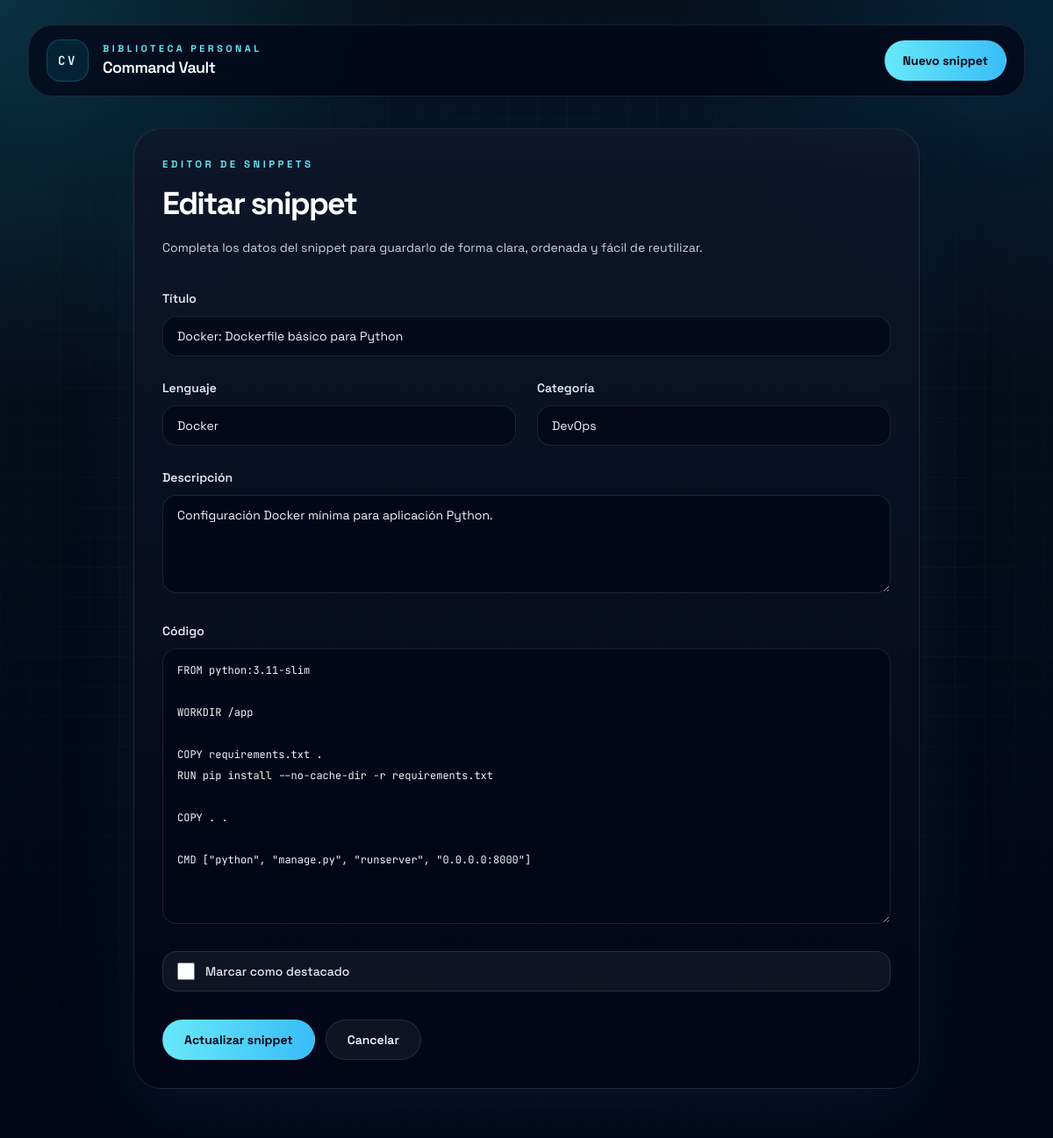
/editar/103/, run on the app's committed database.
### vault/models.py (models this page shows, shortened)
class Snippet(models.Model):
    LENGUAJES = [
        ('python', 'Python'),
        ('javascript', 'JavaScript'),
        ('html', 'HTML'),
        ('css', 'CSS'),
        ('bash', 'Bash'),
        ('sql', 'SQL'),
        ('django', 'Django'),
        ('git', 'Git'),
        ('docker', 'Docker'),
        ('regex', 'Regex'),
        ('json', 'JSON'),
        ('yaml', 'YAML'),
    ]
    CATEGORIAS = [
        ('backend', 'Backend'),
        ('frontend', 'Frontend'),
        ('database', 'Base de datos'),
        ('devops', 'DevOps'),
        ('utils', 'Utilidades'),
    ]
    titulo = models.CharField(max_length=120)
    lenguaje = models.CharField(max_length=20, choices=LENGUAJES)
    categoria = models.CharField(max_length=20, choices=CATEGORIAS)
    descripcion = models.TextField()
    codigo = models.TextField()
    destacado = models.BooleanField(default=False)
    creado_en = models.DateTimeField(auto_now_add=True)
    actualizado_en = models.DateTimeField(auto_now=True)
    class Meta:
        ordering = ['-creado_en']
        verbose_name = 'Snippet'
        verbose_name_plural = 'Snippets'

### vault/views.py (the view)
# urls.py: path('editar/<int:pk>/', views.snippet_update, name='snippet_update'),
def snippet_update(request, pk):
    snippet = get_object_or_404(Snippet, pk=pk)
    if request.method == 'POST':
        form = SnippetForm(request.POST, instance=snippet)
        if form.is_valid():
            snippet = form.save()
            return redirect('snippet_detail', pk=snippet.pk)
    else:
        form = SnippetForm(instance=snippet)
    return render(request, 'vault/snippet_form.html', {
        'form': form,
        'titulo_pagina': 'Editar snippet',
        'texto_boton': 'Actualizar snippet'
    })

### vault/templates/vault/snippet_form.html (shortened to what this page needs)
{% extends 'vault/base.html' %}
{% block content %}
<section class="mx-auto max-w-4xl">
    <div class="rounded-[32px] border border-white/10 bg-[linear-gradient(180deg,rgba(15,23,42,0.9),rgba(2,6,23,0.96))] p-6 shadow-glow sm:p-8">
        <div class="max-w-2xl">
            <p class="text-[0.72rem] font-bold uppercase tracking-[0.3em] text-cyan-300">Editor de snippets</p>
            <h1 class="mt-4 text-4xl font-bold tracking-[-0.05em] text-white">{{ titulo_pagina }}</h1>
            <p class="mt-4 text-sm leading-7 text-slate-300">Completa los datos del snippet para guardarlo de forma clara, ordenada y fácil de reutilizar.</p>
        </div>
        <form method="post" class="mt-8 space-y-6">
            <div class="space-y-2">
                <label class="text-sm font-semibold text-slate-200" for="{{ form.titulo.id_for_label }}">Título</label>
                {{ form.titulo }}
            </div>
            <div class="grid gap-6 md:grid-cols-2">
                <div class="space-y-2">
                    <label class="text-sm font-semibold text-slate-200" for="{{ form.lenguaje.id_for_label }}">Lenguaje</label>
                    {{ form.lenguaje }}
                </div>
                <div class="space-y-2">
                    <label class="text-sm font-semibold text-slate-200" for="{{ form.categoria.id_for_label }}">Categoría</label>
                    {{ form.categoria }}
                </div>
            </div>
            <div class="space-y-2">
                <label class="text-sm font-semibold text-slate-200" for="{{ form.descripcion.id_for_label }}">Descripción</label>
                {{ form.descripcion }}
            </div>
            <div class="space-y-2">
                <label class="text-sm font-semibold text-slate-200" for="{{ form.codigo.id_for_label }}">Código</label>
                {{ form.codigo }}
            </div>
            <label class="flex items-center gap-3 rounded-2xl border border-white/10 bg-white/5 px-4 py-3 text-sm text-slate-200" for="{{ form.destacado.id_for_label }}">
                {{ form.destacado }}
                <span class="font-medium">Marcar como destacado</span>
            </label>
            <div class="flex flex-wrap gap-3 pt-2">
                <button type="submit" class="inline-flex items-center justify-center rounded-full border border-cyan-300/20 bg-gradient-to-r from-cyan-300 to-sky-400 px-6 py-3 text-sm font-bold text-slate-950 transition hover:-translate-y-0.5">{{ texto_boton }}</button>
                <a href="{% url 'snippet_list' %}" class="inline-flex items-center justify-center rounded-full border border-white/10 bg-white/5 px-6 py-3 text-sm font-semibold text-slate-100 transition hover:border-cyan-300/30 hover:bg-cyan-300/10">Cancelar</a>
            </div>
        </form>
    </div>
</section>
{% endblock %}

### data on the page
Snippet: titulo "Docker: Dockerfile básico para Python", lenguaje "Docker", categoria "DevOps", descripcion "Configuración Docker mínima para aplicación Python.", codigo "FROM python:3.11-slim WORKDIR /app COPY requirements.txt . RUN pip install --no-cache-dir -r requirements.txt COPY . . CMD [\"python\", \"manage.py\", \"runserver\", \"0.0.0.0:8000\"]"

### other printed values
{{ titulo_pagina }} "Editar snippet"
{{ texto_boton }} "Actualizar snippet"
